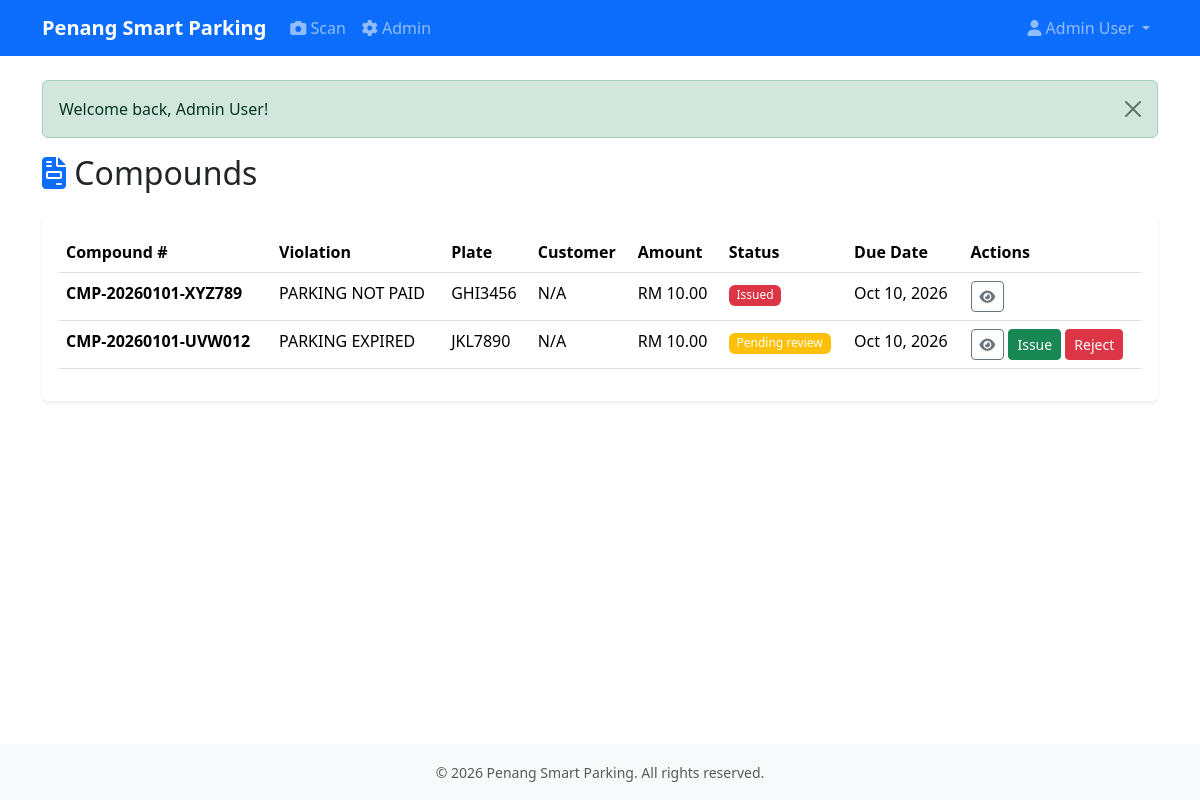
The page /Penang_Smart_Parking/admin/compounds (signed in) on the database its author committed.
### tables this page shows
CREATE TABLE compounds (
    id INT UNSIGNED AUTO_INCREMENT PRIMARY KEY,
    compound_number VARCHAR(50) NOT NULL UNIQUE,
    violation_type VARCHAR(100) NOT NULL,
    normalized_plate VARCHAR(50) NOT NULL,
    plate_snapshot VARCHAR(255),
    vehicle_id INT UNSIGNED,
    customer_id INT UNSIGNED,
    zone_id INT UNSIGNED,
    detection_time DATETIME NOT NULL,
    evidence_path VARCHAR(500),
    amount DECIMAL(10, 2) NOT NULL,
    status ENUM('pending_review', 'issued', 'paid', 'overdue', 'appealed', 'cancelled') NOT NULL DEFAULT 'pending_review',
    issued_by INT UNSIGNED,
    reviewed_by INT UNSIGNED,
    due_date DATETIME NOT NULL,
    paid_at DATETIME,
    review_remarks TEXT,
    created_at DATETIME NOT NULL DEFAULT CURRENT_TIMESTAMP,
    updated_at DATETIME NOT NULL DEFAULT CURRENT_TIMESTAMP ON UPDATE CURRENT_TIMESTAMP,
    FOREIGN KEY (vehicle_id) REFERENCES vehicles(id) ON DELETE SET NULL,
    FOREIGN KEY (customer_id) REFERENCES users(id) ON DELETE SET NULL,
    FOREIGN KEY (zone_id) REFERENCES parking_zones(id) ON DELETE SET NULL,
    FOREIGN KEY (issued_by) REFERENCES users(id),
    FOREIGN KEY (reviewed_by) REFERENCES users(id),
    INDEX idx_compound_number (compound_number),
    INDEX idx_normalized_plate (normalized_plate),
    INDEX idx_status (status),
    INDEX idx_due_date (due_date)
);

### config/bootstrap.php (called while the page is built, shortened)
<?php
require_once __DIR__ . '/../app/helpers/security.php';
require_once __DIR__ . '/../app/controllers/AdminController.php';
function render(string $view, array $data = []): void {
    extract($data);
    require __DIR__ . '/../app/views/partials/header.php';
    require __DIR__ . '/../app/views/' . $view . '.php';
    require __DIR__ . '/../app/views/partials/footer.php';
}

### app/controllers/AdminController.php (called while the page is built, shortened)
<?php
class AdminController {
    private $compoundService;
    public function __construct() {
        $this->compoundService = new CompoundService();
    }
    public function compounds() {
        $limit = (int)($_GET['limit'] ?? 100);
        $offset = (int)($_GET['offset'] ?? 0);
        $compounds = $this->compoundService->getAll($limit, $offset);
        render('admin/compounds', ['compounds' => $compounds]);
    }
}

### config/database.php (called while the page is built, shortened)
<?php
function db(): PDO {
    static $pdo = null;
    if ($pdo === null) {
        $host = getenv('DB_HOST') ?: '127.0.0.1';
        $port = getenv('DB_PORT') ?: '3306';
        $dbname = getenv('DB_DATABASE') ?: 'penang_parking';
        $username = getenv('DB_USERNAME') ?: 'root';
        $password = getenv('DB_PASSWORD') ?: '123456';
        $dsn = "mysql:host=$host;port=$port;dbname=$dbname;charset=utf8mb4";
        $options = [
            PDO::ATTR_ERRMODE => PDO::ERRMODE_EXCEPTION,
            PDO::ATTR_DEFAULT_FETCH_MODE => PDO::FETCH_ASSOC,
            PDO::ATTR_EMULATE_PREPARES => false,
            PDO::MYSQL_ATTR_INIT_COMMAND => "SET NAMES utf8mb4 COLLATE utf8mb4_unicode_ci"
        ];
        try {
            $pdo = new PDO($dsn, $username, $password, $options);
        } catch (PDOException $e) {
            error_log("Database connection failed: " . $e->getMessage());
            if (APP_DEBUG) {
                throw $e;
            }
            echo '<!DOCTYPE html><html><body style="font-family:Arial;padding:40px;">';
            echo '<h2>Database Connection Error</h2>';
            echo '<p>Please ensure MySQL is running and the database has been created.</p>';
            echo '<p><strong>Steps to fix:</strong></p>';
            echo '<ol>';
            echo '<li>Open XAMPP Control Panel and start MySQL</li>';
            echo '<li>Go to phpMyAdmin (http://localhost/phpmyadmin)</li>';
            echo '<li>Create database: <code>penang_parking</code></li>';
            echo '<li>Import <code>database/schema.sql</code></li>';
            echo '<li>Optional: Import <code>database/seed.sql</code> for demo data</li>';
            echo '</ol>';
            echo '<p><a href="http://localhost">Back to home</a></p>';
            echo '</body></html>';
            exit;
        }
    }
    return $pdo;
}

### app/services/CompoundService.php (called while the page is built, shortened)
<?php
class CompoundService {
    private $compoundModel;
    public function __construct() {
        $this->compoundModel = new CompoundModel();
    }
    public function getAll(int $limit = 100, int $offset = 0): array {
        return $this->compoundModel->getAll($limit, $offset);
    }
}

### app/models/CompoundModel.php (called while the page is built, shortened)
<?php
class CompoundModel {
    private $pdo;
    public function __construct() {
        $this->pdo = db();
    }
    public function getAll(int $limit = 100, int $offset = 0): array {
        $stmt = $this->pdo->prepare('SELECT * FROM compounds ORDER BY created_at DESC LIMIT ? OFFSET ?');
        $stmt->execute([$limit, $offset]);
        return $stmt->fetchAll();
    }
}

### app/helpers/security.php (called while the page is built, shortened)
<?php
function e(string $value): string {
    return htmlspecialchars($value, ENT_QUOTES, 'UTF-8');
}

### app/views/admin/compounds.php (the view)
<div class="row">
    <div class="col-12">
        <h2 class="mb-4"><i class="fas fa-file-invoice text-primary"></i> Compounds</h2>
    </div>
</div>
<div class="row">
    <div class="col-12">
        <div class="card">
            <div class="card-body">
                <?php if (count($compounds) > 0): ?>
                <div class="table-responsive">
                    <table class="table table-hover">
                        <thead>
                            <tr>
                                <th>Compound #</th>
                                <th>Violation</th>
                                <th>Plate</th>
                                <th>Customer</th>
                                <th>Amount</th>
                                <th>Status</th>
                                <th>Due Date</th>
                                <th>Actions</th>
                            </tr>
                        </thead>
                        <tbody>
                            <?php foreach ($compounds as $compound): ?>
                            <tr>
                                <td><strong><?php echo e($compound['compound_number']); ?></strong></td>
                                <td><?php echo e(str_replace('_', ' ', $compound['violation_type'])); ?></td>
                                <td><?php echo e($compound['normalized_plate']); ?></td>
                                <td><?php echo e($compound['customer_id'] ?? 'N/A'); ?></td>
                                <td>RM <?php echo number_format($compound['amount'], 2); ?></td>
                                <td>
                                    <span class="badge bg-<?php echo match($compound['status']) {
                                        'issued' => 'danger',
                                        'paid' => 'success',
                                        'pending_review' => 'warning',
                                        'appealed' => 'info',
                                        'cancelled' => 'secondary',
                                        default => 'dark'
                                    }; ?>">
                                        <?php echo e(ucfirst(str_replace('_', ' ', $compound['status']))); ?>
                                    </span>
                                </td>
                                <td><?php echo e(date('M d, Y', strtotime($compound['due_date']))); ?></td>
                                <td>
                                    <button class="btn btn-sm btn-outline-secondary"><i class="fas fa-eye"></i></button>
                                    <?php if ($compound['status'] === 'pending_review'): ?>
                                    <button class="btn btn-sm btn-success" onclick="adminReview(<?php echo $compound['id']; ?>, 'issued')">Issue</button>
                                    <button class="btn btn-sm btn-danger" onclick="adminReview(<?php echo $compound['id']; ?>, 'rejected')">Reject</button>
                                    <?php endif; ?>
                                </td>
                            </tr>
                            <?php endforeach; ?>
                        </tbody>
                    </table>
                </div>
                <?php else: ?>
                <p class="text-muted">No compounds found.</p>
                <?php endif; ?>
            </div>
        </div>
    </div>
</div>

### assets/css/main.css (style rules this page uses)
:root { --primary-color: #0d6efd; --success-color: #198754; --warning-color: #ffc107; --danger-color: #dc3545; }
body { min-height: 100vh; display: flex; flex-direction: column; }
.card { border: none; box-shadow: 0 0.125rem 0.25rem rgba(0, 0, 0, 0.075); margin-bottom: 1rem; }
.badge { font-weight: 500; padding: 0.35em 0.65em; }
.table th { font-weight: 600; border-top: none; }

### rows shown on the page
compounds: compound_number "CMP-20260101-XYZ789", violation_type "PARKING NOT PAID", normalized_plate "GHI3456", customer "N/A", amount "10.00", status "Issued", due_date "Oct 10, 2026"
compounds: compound_number "CMP-20260101-UVW012", violation_type "PARKING EXPIRED", normalized_plate "JKL7890", customer "N/A", amount "10.00", status "Pending review", due_date "Oct 10, 2026"

### other values the page prints
APP_NAME "Penang Smart Parking"
currentUser()['full_name'] "Admin User"
$_SESSION['flash_message'] "Welcome back, Admin User!"
